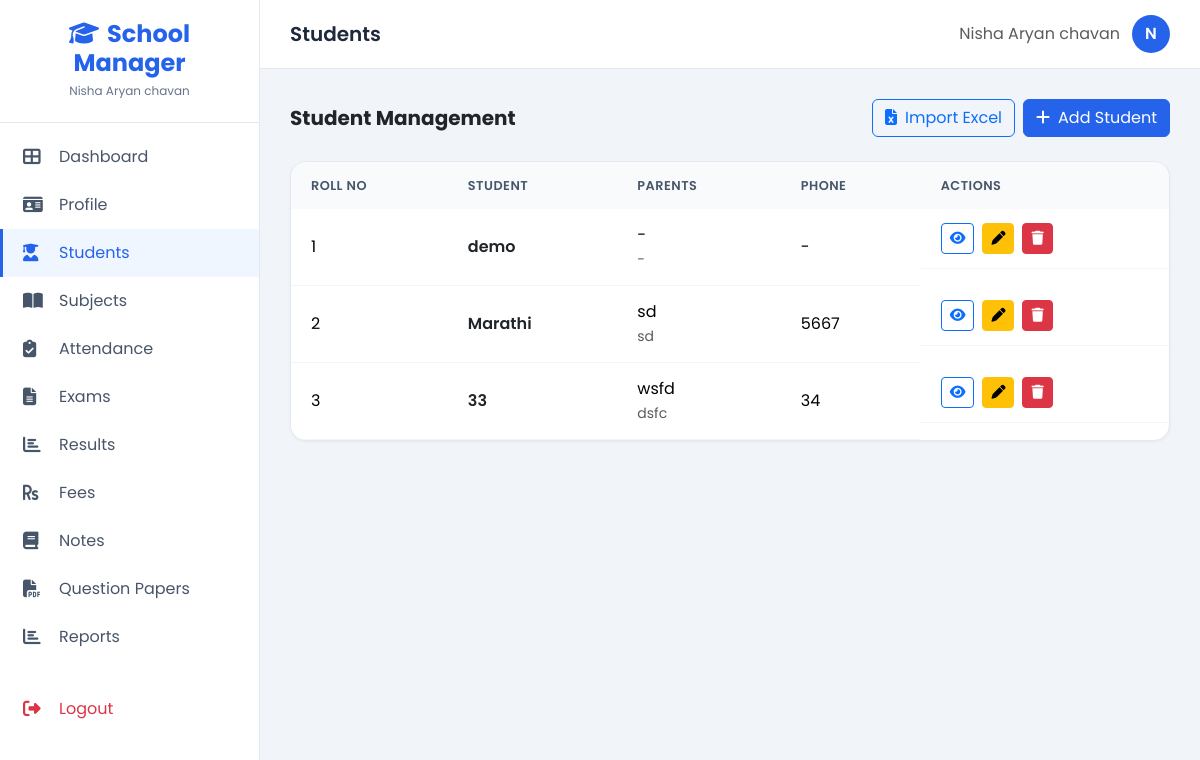
The app's page /students (signed in) with its own data.
### tables this page shows
CREATE TABLE students (
            id INTEGER PRIMARY KEY AUTOINCREMENT,
            teacher_id INTEGER NOT NULL,
            roll_no INTEGER NOT NULL,
            name TEXT NOT NULL,
            created_at TIMESTAMP DEFAULT CURRENT_TIMESTAMP, father_name TEXT, mother_name TEXT, phone TEXT,
            FOREIGN KEY (teacher_id) REFERENCES teachers(id)
        );

### routes/main.py (the view, shortened to what this page needs)
@main_bp.route('/students', methods=['GET', 'POST'])
@login_required(role='teacher')
def students():
    teacher_id = session['user_id']
    conn = get_db()
    cursor = conn.cursor()
    cursor.execute("SELECT * FROM students WHERE teacher_id = ? ORDER BY roll_no", (teacher_id,))
    students_list = cursor.fetchall()
    conn.close()
    return render_template('teacher/students.html', students=students_list)

### models/database.py (called while the page is built)
def get_db():
    os.makedirs(os.path.dirname(DB_PATH), exist_ok=True)
    conn = sqlite3.connect(DB_PATH)
    conn.row_factory = sqlite3.Row
    conn.execute("PRAGMA foreign_keys = ON")
    return conn

### utils/auth.py (called while the page is built, shortened)
def login_required(role=None):
    def decorator(f):
        @wraps(f)
        def decorated_function(*args, **kwargs):
            if 'user_id' not in session:
                flash('Please login first', 'warning')
                return redirect(url_for('auth.login'))
            return f(*args, **kwargs)
        return decorated_function
    return decorator

### templates/teacher/students.html (shortened to what this page needs)
{% extends "base.html" %}
{% block page_title %}Students{% endblock %}
{% block content %}
<div class="d-flex justify-content-between align-items-center mb-4">
    <h5 class="fw-bold m-0">Student Management</h5>
    <div class="d-flex gap-2">
        <button class="btn btn-outline-primary" data-bs-toggle="modal" data-bs-target="#importModal">
            <i class="fas fa-file-excel me-2"></i>Import Excel
        </button>
        <button class="btn btn-primary" data-bs-toggle="modal" data-bs-target="#addModal">
            <i class="fas fa-plus me-2"></i>Add Student
        </button>
    </div>
</div>
<div class="table-card">
    <div class="table-responsive">
        <table class="table">
            <thead>
                <tr>
                    <th>Roll No</th>
                    <th>Student</th>
                    <th>Parents</th>
                    <th>Phone</th>
                    <th>Actions</th>
                </tr>
            </thead>
            <tbody>
                {% for student in students %}
                <tr>
                    <td>{{ student.roll_no }}</td>
                    <td>
                        <a href="{{ url_for('main.student_profile', student_id=student.id) }}" class="text-decoration-none fw-semibold text-dark">
                            {{ student.name }}
                        </a>
                    </td>
                    <td>
                        <div>{{ student.father_name or '-' }}</div>
                        <small class="text-muted">{{ student.mother_name or '-' }}</small>
                    </td>
                    <td>{{ student.phone or '-' }}</td>
                    <td class="d-flex gap-2">
                        <a href="{{ url_for('main.student_profile', student_id=student.id) }}" class="btn btn-sm btn-outline-primary">
                            <i class="fas fa-eye"></i>
                        </a>
                        <button class="btn btn-sm btn-warning" data-bs-toggle="modal" data-bs-target="#editStudent{{ student.id }}">
                            <i class="fas fa-pen"></i>
                        </button>
                        <form method="POST">
                            <button type="submit" class="btn btn-sm btn-danger" onclick="return confirm('Delete this student?')">
                                <i class="fas fa-trash"></i>
                            </button>
                        </form>
                    </td>
                </tr>
                {% else %}
                <tr>
                    <td colspan="5" class="text-center text-muted py-5">No students added yet. Start with your first student.</td>
                </tr>
                {% endfor %}
            </tbody>
        </table>
    </div>
</div>
{% endblock %}

### templates/base.html (style rules this page uses)
:root { --primary: #2563eb; --primary-dark: #1d4ed8; --secondary: #64748b; --accent: #22c55e; --bg-light: #f1f5f9; --sidebar-width: 260px; --sidebar-collapsed: 70px; }
* { margin: 0; padding: 0; box-sizing: border-box; }
body { font-family: 'Poppins', sans-serif; background: var(--bg-light); min-height: 100vh; }
.btn-primary { background: var(--primary); border-color: var(--primary); }
.table-card { background: #fff; border-radius: 16px; box-shadow: 0 1px 3px rgba(0,0,0,0.05); border: 1px solid #e2e8f0; overflow: hidden; }
.table-card .table { margin: 0; }
.table-card .table th { background: #f8fafc; color: #475569; font-weight: 600; font-size: 0.8rem; text-transform: uppercase; letter-spacing: 0.5px; border: none; padding: 14px 20px; }
.table-card .table td { padding: 14px 20px; border-color: #f1f5f9; vertical-align: middle; }

### records on screen
students: roll_no "1", name "demo", father_name "-", mother_name "-", phone "-"
students: roll_no "2", name "Marathi", father_name "sd", mother_name "sd", phone "5667"
students: roll_no "3", name "33", father_name "wsfd", mother_name "dsfc", phone "34"

### other values on screen
{{ session.teacher_name or session.username }} "Nisha Aryan chavan"
{{ (session.teacher_name or session.username)[0].upper() }} "N"
